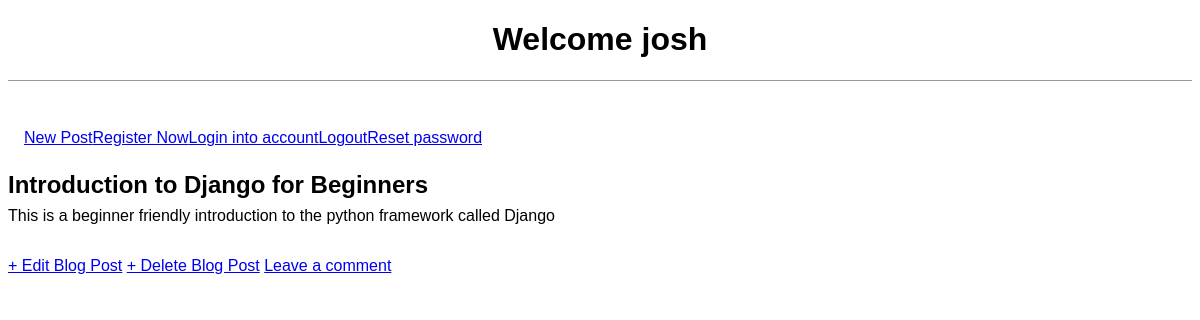
Page /post/2/ (signed in) on the committed database.
### myblog_app/models.py (models this page shows, shortened)
class Post(models.Model):
  title = models.CharField(max_length=200)
  author = models.ForeignKey('auth.user', on_delete=models.CASCADE)
  body = models.TextField()

### myblog_app/views.py (the view)
# urls.py: path('post/<int:pk>/', BlogDetailView.as_view(), name='post_detail'),
class BlogDetailView(DetailView):
  model = Post
  template_name = 'post_detail.html'

### Templates/post_detail.html
{% extends 'base.html' %}
{% block content %}
  <div class="post-entry">
    <h2>{{ post.title }}</h2>
    <p>{{ post.body }}</p>
  </div>
{% if user.is_authenticated %}
  <a href="{% url 'post_edit' post.pk%}">+ Edit Blog Post</a>
  <a href="{% url 'post_delete' post.pk %}">+ Delete Blog Post</a>
  <a href="{% url 'comment' %}">Leave a comment</a>
{% else %}
  <a href="{% url 'comment' %}">Leave a comment</a>
{% endif %}
{% endblock %}

### Templates/base.html (shortened to what this page needs)
{% load static %}
<!DOCTYPE html>
<html lang="en">
<head>
  <link rel="stylesheet" href="{% static 'css/base.css' %}">
</head>
<body>
  {% if user.is_authenticated %}
  <header>
    <h1><a href="{% url 'home' %}">Welcome {{ user.username }}</a></h1>
  </header>
  <div class="nav-right">
    <a href="{% url 'post_new' %}">New Post</a>
    <a href="{% url 'register' %}">Register Now</a>
    <a href="{% url 'login' %}">Login into account</a>
    <a href="{% url 'logout' %}">Logout</a>
    <a href="{% url 'password_reset' %}">Reset password</a>
  </div>
  {% endif %}
  <div>
    {% block content %}
    {% endblock %}
  </div>
</body>
</html>

### static/css/base.css (style rules this page uses)
body { font-family: Helvetica, sans-serif; }
header { text-align: center; border-bottom: 1px solid #999; margin-bottom: 2rem; }
header h1 a { color: black; text-decoration: none; }
.nav-right { display: flex; padding-top: 2rem; padding: 1rem; }
.post-entry { margin-bottom: 2rem; }
.post-entry h2 { margin: 0.5rem 0; }
.post-entry p { margin: 0; font-weight: 400; }

### rows in the picture
Post: title "Introduction to Django for Beginners", body "This is a beginner friendly introduction to the python framework called Django"

### other values in the picture
{{ user.username }} "josh"
